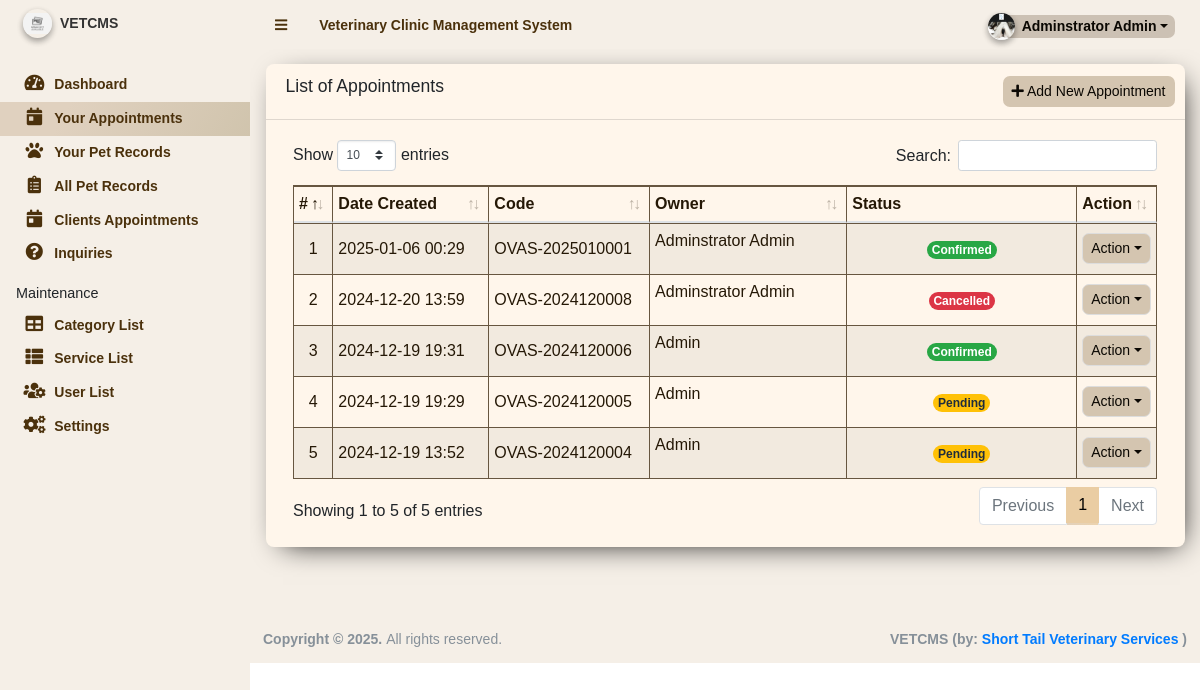
Page /admin/?page=appointment_user (signed in) on the committed database.
### tables this page shows
CREATE TABLE `appointment_list` (
  `id` int(11) NOT NULL,
  `code` varchar(100) NOT NULL,
  `schedule` date NOT NULL,
  `owner_name` text NOT NULL,
  `contact` text NOT NULL,
  `email` text NOT NULL,
  `address` text NOT NULL,
  `category_id` int(11) NOT NULL,
  `breed` text NOT NULL,
  `age` varchar(50) NOT NULL,
  `service_ids` text DEFAULT NULL,
  `status` tinyint(4) NOT NULL DEFAULT 0,
  `date_created` datetime NOT NULL DEFAULT current_timestamp(),
  `date_updated` datetime DEFAULT NULL ON UPDATE current_timestamp(),
  `pet_id` int(11) NOT NULL,
  `owner_id` int(11) NOT NULL,
  `time_sched` time DEFAULT NULL
);

### classes/DBConnection.php (called while the page is built, shortened)
<?php
class DBConnection{
    private $host = DB_SERVER;
    private $username = DB_USERNAME;
    private $password = DB_PASSWORD;
    private $database = DB_NAME;
    public $conn;
    public function __construct(){
        if (!isset($this->conn)) {
            $this->conn = new mysqli($this->host, $this->username, $this->password, $this->database);
        }
    }
}
?>

### classes/SystemSettings.php (called while the page is built, shortened)
<?php
class SystemSettings extends DBConnection{
	function userdata($field = ''){
		if(!empty($field)){
			if(isset($_SESSION['userdata'][$field]))
				return $_SESSION['userdata'][$field];
			else
				return null;
		}else{
			return false;
		}
	}
}
$_settings = new SystemSettings();
?>

### admin/appointment_user/index.php (the view, shortened to what this page needs)
<div class="card card-outline ">
	<div class="card-header">
		<h3 class="card-title">List of Appointments</h3>
        <div class="card-tools">
			<a href="http://localhost/ovas/?page=appointment"  class="btn btn-flat btn-sm "><span class="fas fa-plus"></span>  Add New Appointment</a>
		</div>
	</div>
	<div class="card-body">
		<div class="container-fluid">
        <div class="table-responsive">
			<table class="table table-sm table-hover table-striped table-bordered">
				<colgroup>
					<col width="5%">
					<col width="20%">
					<col width="20%">
					<col width="25%">
					<col width="30%">
				</colgroup>
				<thead>
					<tr>
						<th>#</th>
						<th>Date Created</th>
						<th>Code</th>
						<th>Owner</th>
						<th>Status</th>
                        <th>Action</th>
					</tr>
				</thead>
				<tbody>
                <?php $name = $_settings->userdata('id'); ?>
					<?php
						$i = 1;
						$qry = $conn->query("SELECT * from `appointment_list` WHERE owner_id = $name order by unix_timestamp(`date_created`) desc ");
						while($row = $qry->fetch_assoc()):
					?>
						<tr>
							<td class="text-center"><?php echo $i++; ?></td>
							<td class=""><?php echo date("Y-m-d H:i",strtotime($row['date_created'])) ?></td>
							<td><?php echo ($row['code']) ?></td>
							<td class=""><p class="truncate-1"><?php echo ucwords($row['owner_name']) ?></p></td>
							<td class="text-center">
							<?php
    switch ($row['status']){
        case 0:
            echo '<span class="rounded-pill badge badge-warning">Pending</span>';
            break;
        case 1:
            echo '<span class="rounded-pill badge badge-success">Confirmed</span>';
            break;
        case 3:
            echo '<span class="rounded-pill badge badge-danger">Cancelled</span>';
            break;
    }
?>
							</td>
							<td align="center">
								 <button type="button" class="btn btn-flat btn-default btn-sm dropdown-toggle dropdown-icon" data-toggle="dropdown">
				                  		Action
				                  </button>
							</td>
						</tr>
					<?php endwhile; ?>
				</tbody>
			</table>
		</div>
		</div>
	</div>
</div>

### admin/appointment_user/index.php (style rules this page uses)
.card-outline { border:#000 !important }
.btn { background-color:rgb(212, 197, 176)!important; border-radius:0.5em!important; color:rgb(10, 7, 2) !important; }
body { font-family: "Abel", sans-serif; font-weight: 400; font-style: normal; }
.card { background-color:rgb(255, 246, 235)!important; box-shadow: 6px 7px 28px -11px rgba(0,0,0,1); -webkit-box-shadow: 6px 7px 28px -11px rgba(0,0,0,1); -moz-box-shadow: 6px 7px 28px -11px rgba(0,0,0,1); border-radius:0.5em!important; }
.table { border: 1px solid #675640; border-collapse: collapse; color:rgb(37, 24, 6) !important; }
.table th, .table td { border: 1px solid #675640; }
.table-responsive { overflow-x: auto; -webkit-overflow-scrolling: touch; }
.table { width: 100%; margin-bottom: 1rem; border: 1px solid #675640; border-collapse: collapse; color: rgb(37, 24, 6) !important; }
.table th, .table td { border: 1px solid #675640; padding: 0.5rem; vertical-align: middle; }

### admin/inc/footer.php (style rules this page uses)
body { font-family: "Abel", sans-serif; font-weight: 400; font-style: normal; }

### rows in the picture
appointment_list: date_created "2025-01-06 00:29", code "OVAS-2025010001", owner_name "Adminstrator Admin", status "Confirmed"
appointment_list: date_created "2024-12-20 13:59", code "OVAS-2024120008", owner_name "Adminstrator Admin", status "Cancelled"
appointment_list: date_created "2024-12-19 19:31", code "OVAS-2024120006", owner_name "Admin", status "Confirmed"
appointment_list: date_created "2024-12-19 19:29", code "OVAS-2024120005", owner_name "Admin", status "Pending"
appointment_list: date_created "2024-12-19 13:52", code "OVAS-2024120004", owner_name "Admin", status "Pending"

### other values in the picture
$_settings->info('name') "Veterinary Clinic Management System"
$_settings->userdata('firstname').' '.$_settings->userdata('lastname') "Adminstrator Admin"
$_settings->info('short_name') "VETCMS"
